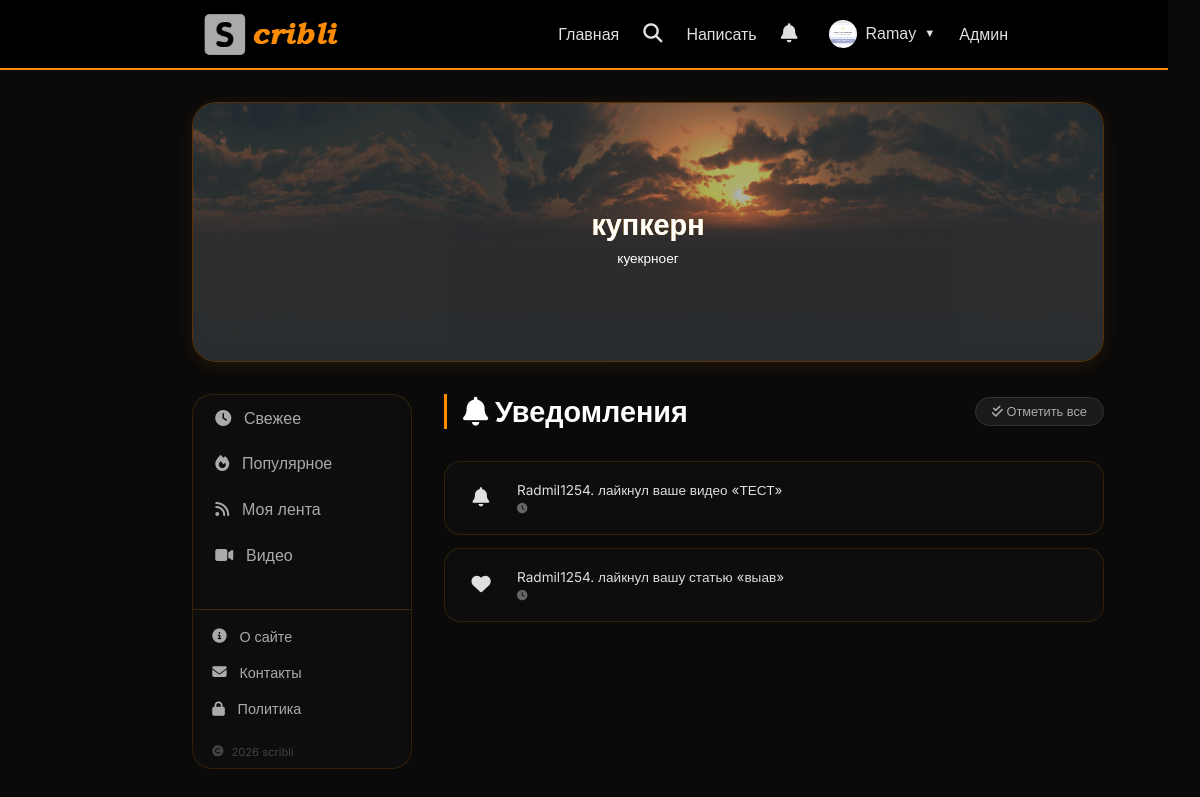
Page /notifications (signed in) on the committed database.
### database.py (models this page shows)
class User(Base):
    __tablename__ = 'users'
    id = Column(Integer, primary_key=True)
    email = Column(String, unique=True, index=True)
    username = Column(String, unique=True, index=True)
    hashed_password = Column(String)
    avatar = Column(String, default='default.png')
    is_admin = Column(Boolean, default=False)
    is_active = Column(Boolean, default=True)
    created_at = Column(DateTime, default=datetime.now)

class SliderItem(Base):
    __tablename__ = 'slider_items'
    id = Column(Integer, primary_key=True)
    title = Column(String, default='')
    label = Column(String, default='')
    icon = Column(String, default='📖')
    image_url = Column(String, default='')
    link = Column(String, default='')
    is_active = Column(Boolean, default=True)
    order = Column(Integer, default=0)
    image_position = Column(String, default='cover')
    text_position = Column(String, default='center')
    text_color = Column(String, default='#ffffff')
    text_size = Column(String, default='medium')
    overlay_opacity = Column(Integer, default=30)
    created_at = Column(DateTime, default=datetime.now)

class Notification(Base):
    __tablename__ = 'notifications'
    id = Column(Integer, primary_key=True)
    user_id = Column(Integer, ForeignKey('users.id'))
    from_user_id = Column(Integer, ForeignKey('users.id'))
    article_id = Column(Integer, ForeignKey('articles.id'), nullable=True)
    type = Column(String, default='comment')
    message = Column(String)
    is_read = Column(Boolean, default=False)
    link = Column(String, default='')
    created_at = Column(DateTime, default=datetime.now)

### main.py (the view)
@app.get("/notifications")
async def get_notifications(request: Request, db: Session = Depends(get_db)):
    user = get_current_user(request, db)
    if not user:
        return RedirectResponse(url="/login", status_code=303)
    notifications = db.query(Notification).filter(Notification.user_id == user.id).order_by(Notification.created_at.desc()).limit(50).all()
    unread_count = db.query(Notification).filter(Notification.user_id == user.id, Notification.is_read == False).count()
    slider_items = db.query(SliderItem).filter(SliderItem.is_active == True).order_by(SliderItem.order).all()
    return templates.TemplateResponse("notifications.html", {
        "request": request,
        "user": user,
        "notifications": notifications,
        "unread_count": unread_count,
        "slider_items": slider_items
    })

### templates/notifications.html (shortened to what this page needs)
{% extends "base.html" %}
{% block content %}
<div class="notifications-container">
    <div class="notifications-header">
        <h2><i class="fas fa-bell"></i> Уведомления</h2>
        <form method="post" action="/notifications/mark-all-read">
            <button type="submit" class="mark-all-btn">
                <i class="fas fa-check-double"></i> Отметить все
            </button>
        </form>
    </div>
    <div class="notifications-list">
        {% if notifications %}
            {% for notif in notifications %}
            <div class="notification-item {% if not notif.is_read %}unread{% endif %}"
                 onclick="markAndRedirect({{ notif.id }}, '{{ notif.link }}')">
                <div class="notification-icon {{ notif.icon_class }}">
                    {% if notif.type == 'comment' %}
                        <i class="fas fa-comment"></i>
                    {% elif notif.type == 'like' %}
                        <i class="fas fa-heart"></i>
                    {% elif notif.type == 'subscribe' %}
                        <i class="fas fa-user-plus"></i>
                    {% else %}
                        <i class="fas fa-bell"></i>
                    {% endif %}
                </div>
                <div class="notification-content">
                    <div class="notification-message">{{ notif.message }}</div>
                    <div class="notification-time">
                        <i class="fas fa-clock"></i> {{ notif.time_ago }}
                    </div>
                </div>
            </div>
            {% endfor %}
        {% endif %}
    </div>
</div>
{% endblock %}

### templates/base.html (shortened to what this page needs)
<!DOCTYPE html>
<html lang="ru">
<head>
    <link href="https://cdn.quilljs.com/1.3.6/quill.snow.css" rel="stylesheet">
    <link rel="stylesheet" href="https://cdnjs.cloudflare.com/ajax/libs/font-awesome/6.5.1/css/all.min.css">
</head>
<body>
<nav class="navbar">
    <h2 style="margin-left: 7rem;">
        <a href="/">
            <img src="/static/logo.jpg" alt="StoryBlog" style="height: 95px; width: auto; vertical-align: middle;">
        </a>
    </h2>
        <div class="nav-links">
            <a href="/">Главная</a>
            <div class="search-wrapper">
                <button class="search-icon-btn" id="searchIconBtn" onclick="toggleSearch()">
                    <i class="fas fa-search"></i>
                </button>
            </div>
            {% if user %}
                <a href="/create">Написать</a>
                <div class="notif-menu">
                    <button class="notif-btn" onclick="toggleNotifMenu()">
                        <i class="fas fa-bell"></i>
                    </button>
                </div>
                <div class="user-menu">
                    <button class="user-menu-btn" onclick="toggleUserMenu()">
                        {% if user.avatar and user.avatar != 'default.png' %}
                        <img src="/static/avatars/{{ user.avatar }}" class="nav-avatar">
                        {% else %}
                        <span class="nav-avatar-placeholder">{{ user.username[0]|upper }}</span>
                        {% endif %}
                        {{ user.username }}
                        <span style="font-size: 0.7rem;">▼</span>
                    </button>
                </div>
                {% if user.is_admin %}<a href="/admin">Админ</a>{% endif %}
            {% else %}
                <a href="/login">Войти</a>
                <a href="/register">Регистрация</a>
            {% endif %}
        </div>
    </nav>
    <div class="container">
        {% block hero %}
        <div class="hero" id="heroBlock">
            <div class="hero-slider">
                <div class="hero-slider-track" id="heroSliderTrack">
                    {% for item in slider_items %}
                    <div class="hero-slide" {% if item.link %}onclick="location.href='{{ item.link }}'" style="cursor: pointer;"{% endif %}>
                        {% if item.image_url %}
                        <img src="{{ item.image_url }}" class="hero-slide-bg" alt="slide" style="object-fit: {{ item.image_position if item.image_position else 'cover' }};">
                        {% endif %}
                        {% if item.overlay_opacity and item.overlay_opacity > 0 %}
                        <div class="hero-slide-overlay" style="background: rgba(0,0,0,{{ item.overlay_opacity / 100 }});"></div>
                        {% endif %}
                        {% if item.title %}
                        <h1 style="color: {{ item.text_color if item.text_color else '#ffffff' }}; font-size: {% if item.text_size == 'small' %}1.2rem{% elif item.text_size == 'large' %}2.2rem{% else %}1.8rem{% endif %};">
                            {{ item.title }}
                        </h1>
                        {% endif %}
                        {% if item.label %}
                        <p style="color: {{ item.text_color if item.text_color else '#ffffff' }}; font-size: {% if item.text_size == 'small' %}0.7rem{% elif item.text_size == 'large' %}1rem{% else %}0.85rem{% endif %};">
                            {{ item.label }}
                        </p>
                        {% endif %}
                    </div>
                    {% endfor %}
                </div>
            </div>
        </div>
        {% endblock %}
        <div class="layout">
{% block left_menu %}
<div class="left-menu">
    <div class="left-menu-item {% if feed == 'fresh' %}active{% endif %}" data-feed="fresh" onclick="switchFeed('fresh')">
        <i class="fas fa-clock"></i> Свежее
    </div>
    <div class="left-menu-item {% if feed == 'popular' %}active{% endif %}" data-feed="popular" onclick="switchFeed('popular')">
        <i class="fas fa-fire"></i> Популярное
    </div>
    {% if user %}
    <div class="left-menu-item {% if feed == 'myfeed' %}active{% endif %}" data-feed="myfeed" onclick="switchFeed('myfeed')">
        <i class="fas fa-rss"></i> Моя лента
    </div>
    {% endif %}
    <div class="left-menu-item" data-feed="videos" onclick="switchFeed('videos')">
        <i class="fas fa-video"></i> Видео
    </div>
    <div class="menu-footer">
        <a href="/about" class="menu-footer-item">
            <i class="fas fa-info-circle"></i> О сайте
        </a>
        <a href="/contacts" class="menu-footer-item">
            <i class="fas fa-envelope"></i> Контакты
        </a>
        <a href="/privacy" class="menu-footer-item">
            <i class="fas fa-lock"></i> Политика
        </a>
        <div class="menu-footer-copyright">
            <i class="fas fa-copyright"></i> 2026 scribli
        </div>
    </div>
</div>
{% endblock %}
            <div class="content-right">
                {% block content %}{% endblock %}
            </div>
        </div>
    </div>
</body>
</html>

### templates/base.html (style rules this page uses)
* { margin: 0; padding: 0; box-sizing: border-box; }
body { font-family: 'Inter', sans-serif; background: #0a0a0a; color: #e0e0e0; padding-right: 2rem; }
.navbar { background: #000; border-bottom: 2px solid #ff8c00; padding: 0 2rem; display: flex; justify-content: space-between; align-items: center; gap: 1rem; padding-right: 10rem; height: 70px; }
.navbar h2 { margin-left: 10rem; }
.nav-links { display: flex; align-items: center; flex-wrap: wrap; gap: 1rem; line-height: 1; top: -2px; }
.nav-links a { color: #e0e0e0; text-decoration: none; transition: color 0.3s; display: inline-flex; align-items: center; gap: 0.3rem; line-height: 1; }
.container { max-width: 1200px; margin: 2rem auto; padding: 0 2rem; margin-left: 10rem; margin-right: 2rem; }
.search-wrapper { position: relative; display: inline-flex; align-items: center; }
.search-icon-btn { background: none; border: none; color: #e0e0e0; cursor: pointer; font-size: 1.2rem; padding: 0.3rem 0.5rem; border-radius: 40px; transition: background 0.2s; }
.nav-avatar { width: 28px; height: 28px; border-radius: 50%; object-fit: cover; }
.user-menu { position: relative; }
.user-menu-btn { background: none; border: none; color: #e0e0e0; cursor: pointer; display: flex; align-items: center; gap: 0.5rem; font-size: 1rem; padding: 0.3rem 0.5rem; border-radius: 40px; transition: background 0.2s; line-height: 1; }
.notif-menu { position: relative; }
.notif-btn { background: none; border: none; color: #e0e0e0; cursor: pointer; font-size: 1.2rem; position: relative; padding: 0.3rem 0.5rem; border-radius: 40px; transition: background 0.2s; }
.hero { position: relative; height: 260px; width: 100%; max-width: 1200px; margin-left: auto; margin-right: auto; border-radius: 24px; overflow: hidden; margin-bottom: 2rem; background: linear-gradient(135deg, #0a0a0a 0%, #1a0a00 100%); border: 1px solid rgba(255, 140, 0, 0.3); box-shadow: 0 4px 20px rgba(255, 140, 0, 0.1); }
.hero-slider { width: 100%; height: 100%; overflow: hidden; }
.hero-slider-track { display: flex; width: 100%; height: 100%; transition: transform 0.5s ease-in-out; }
.hero-slide { position: relative; min-width: 100%; height: 100%; flex-shrink: 0; display: flex; flex-direction: column; align-items: center; justify-content: center; text-align: center; }
.hero-slide-bg { position: absolute; top: 0; left: 0; width: 100%; height: 100%; object-fit: cover; z-index: 0; }
.hero-slide-overlay { position: absolute; top: 0; left: 0; width: 100%; height: 100%; z-index: 1; }
.hero-slide h1 { position: relative; z-index: 2; font-size: 1.8rem; background: linear-gradient(135deg, #ff8c00 0%, #ffcc00 100%); -webkit-background-clip: text; background-clip: text; color: transparent; margin-bottom: 0.5rem; }
.hero-slide p { position: relative; z-index: 2; font-size: 0.85rem; color: #fff; max-width: 600px; margin: 0 auto; }
.hero-slider-track { cursor: grab; user-select: none; -webkit-user-select: none; }
.hero-slide { user-select: none; -webkit-user-select: none; pointer-events: auto; }
.layout { display: flex; gap: 2rem; align-items: flex-start; }
.left-menu { width: 220px; flex-shrink: 0; position: sticky; top: 2rem; background: #0d0d0d; border-radius: 20px; border: 1px solid rgba(255, 140, 0, 0.15); overflow: hidden; }
.left-menu-item { display: flex; align-items: center; gap: 0.8rem; padding: 0.8rem 1.2rem; color: #aaa; background: none; border: none; width: 100%; text-align: left; cursor: pointer; transition: all 0.2s; border-left: 3px solid transparent; font-size: 1rem; text-decoration: none; }
.menu-footer { margin-top: 2rem; padding-top: 0.5rem; border-top: 1px solid rgba(255, 140, 0, 0.2); }
.menu-footer-item { display: flex; align-items: center; gap: 0.8rem; padding: 0.6rem 1.2rem; color: #aaa; font-size: 0.9rem; text-decoration: none; transition: all 0.2s; border-radius: 12px; }
.menu-footer-copyright { display: flex; align-items: center; gap: 0.5rem; padding: 0.6rem 1.2rem; color: #444; font-size: 0.7rem; margin-top: 0.5rem; }
.content-right { flex: 1; min-width: 0; }

### rows in the picture
User: avatar (picture), username "Ramay"
SliderItem: image_url (picture), title "купкерн", label "куекрноег"
Notification: type "video_like" (drawn), message "Radmil1254. лайкнул ваше видео «ТЕСТ»"
Notification: type "like" (drawn), message "Radmil1254. лайкнул вашу статью «выав»"
